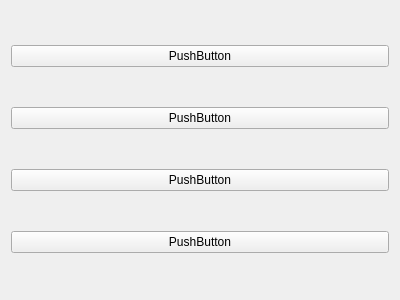
<?xml version="1.0" encoding="UTF-8"?>
<ui version="4.0">
 <class>myWidget</class>
 <widget class="QWidget" name="myWidget">
  <property name="geometry">
   <rect>
    <x>0</x>
    <y>0</y>
    <width>400</width>
    <height>300</height>
   </rect>
  </property>
  <property name="windowTitle">
   <string>Form</string>
  </property>
  <layout class="QVBoxLayout" name="verticalLayout">
   <item>
    <widget class="QPushButton" name="pushButton_4">
     <property name="text">
      <string>PushButton</string>
     </property>
    </widget>
   </item>
   <item>
    <widget class="QPushButton" name="pushButton_2">
     <property name="text">
      <string>PushButton</string>
     </property>
    </widget>
   </item>
   <item>
    <widget class="QPushButton" name="pushButton">
     <property name="text">
      <string>PushButton</string>
     </property>
    </widget>
   </item>
   <item>
    <widget class="QPushButton" name="pushButton_3">
     <property name="text">
      <string>PushButton</string>
     </property>
    </widget>
   </item>
  </layout>
 </widget>
 <resources/>
 <connections/>
</ui>
